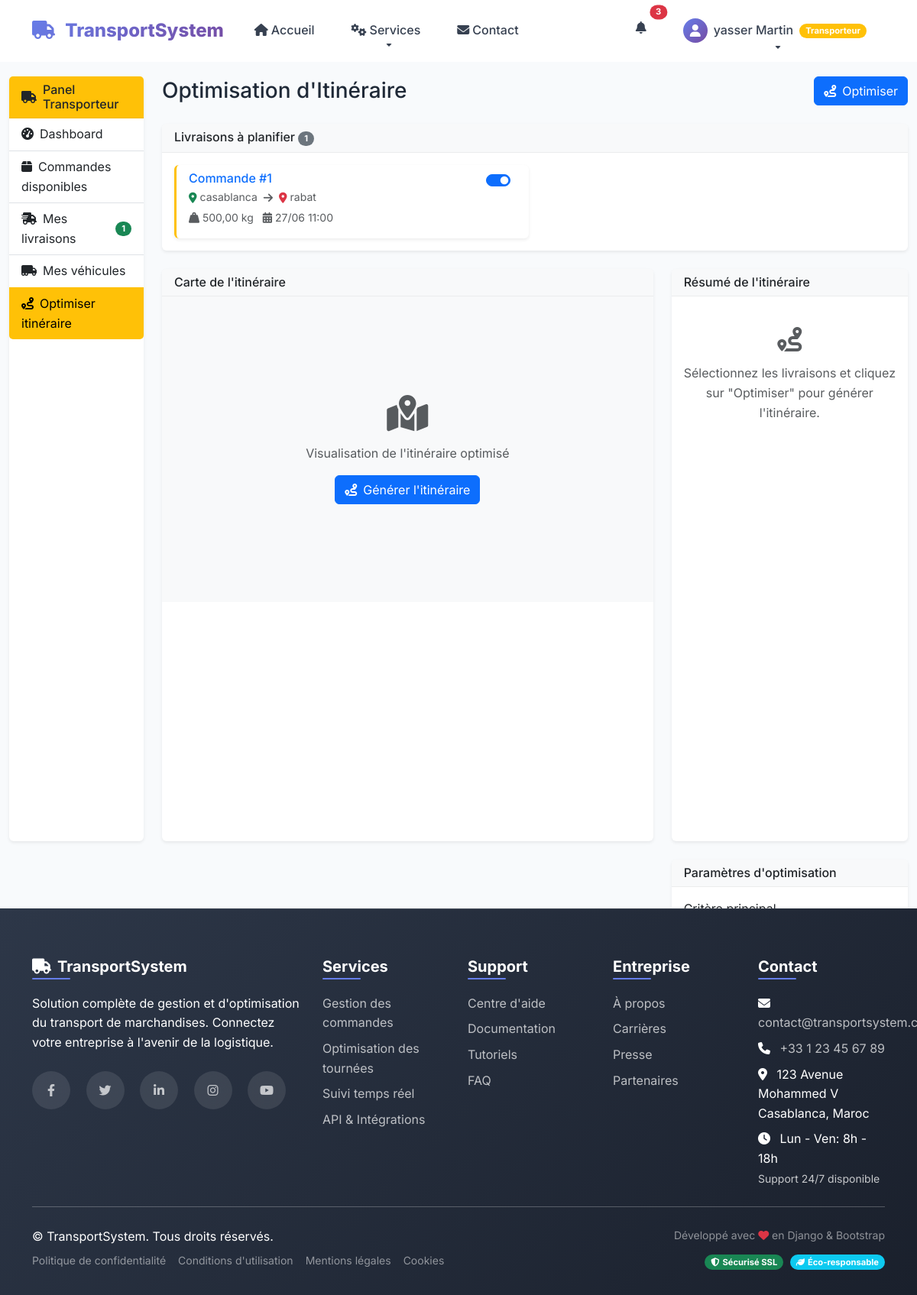
/transporteur/itineraire/ (signed in), run on the app's committed database.
### utilisateurs/models.py (models this page shows, shortened)
class Livraison(models.Model):
    STATUS_CHOICES = [
        ('en_attente', 'En attente'),
        ('en_cours', 'En cours'),
        ('livree', 'Livrée'),
        ('incident', 'Incident'),
    ]
    id = models.AutoField(primary_key=True)
    commande = models.OneToOneField(Commande, on_delete=models.CASCADE, related_name='livraison')
    vehicule = models.ForeignKey(Vehicule, on_delete=models.CASCADE, related_name='livraisons')
    statut = models.CharField(max_length=20, choices=STATUS_CHOICES, default='en_attente')
    position_actuelle = models.CharField(max_length=200, blank=True)
    date_debut = models.DateTimeField(null=True, blank=True)
    date_fin = models.DateTimeField(null=True, blank=True)
    notes_livraison = models.TextField(blank=True)
    class Meta:
        managed = True  # Changé pour permettre la gestion par Django
        db_table = 'livraisons'
        ordering = ['-commande__date_creation']

class Commande(models.Model):
    STATUS_CHOICES = [
        ('en_attente', 'En attente'),
        ('affectee', 'Affectée'),
        ('en_cours', 'En cours'),
        ('livree', 'Livrée'),
        ('annulee', 'Annulée'),
    ]
    id = models.AutoField(primary_key=True)
    client = models.ForeignKey(User, on_delete=models.CASCADE, related_name='commandes_client')
    transporteur = models.ForeignKey(User, on_delete=models.CASCADE, related_name='commandes_transporteur', null=True, blank=True)
    origine = models.CharField(max_length=200)
    destination = models.CharField(max_length=200)
    description_marchandise = models.TextField()
    poids = models.DecimalField(max_digits=10, decimal_places=2)
    date_creation = models.DateTimeField(auto_now_add=True)
    date_livraison_prevue = models.DateTimeField()
    statut = models.CharField(max_length=20, choices=STATUS_CHOICES, default='en_attente')
    prix = models.DecimalField(max_digits=10, decimal_places=2, null=True, blank=True)
    notes = models.TextField(blank=True)
    class Meta:
        managed = True  # Changé pour permettre la gestion par Django
        db_table = 'commandes'
        ordering = ['-date_creation']

### utilisateurs/views.py (the view)
    def _wrapped_view(request, *args, **kwargs):
        if 'user_id' not in request.session or request.session.get('role') != 'transporteur':
            messages.error(request, 'Accès non autorisé.')
            return redirect('login')
        return view_func(request, *args, **kwargs)

### templates/transporteur/transporteur_itineraire.html (shortened to what this page needs)
{% extends 'public/base.html' %}
{% block content %}
<div class="container-fluid py-4">
    <div class="row">
        <div class="col-md-3 col-lg-2 d-flex flex-column">
            <div class="card flex-grow-1">
                <div class="card-header bg-warning text-dark d-flex align-items-center">
                    <i class="fas fa-truck me-2"></i>
                    <h6 class="mb-0">Panel Transporteur</h6>
                </div>
                <div class="list-group list-group-flush flex-grow-1">
                    {% with current_url=request.resolver_match.url_name %}
                        <a href="{% url 'transporteur_dashboard' %}"
                           class="list-group-item list-group-item-action {% if current_url == 'transporteur_dashboard' %}active{% endif %}">
                            <i class="fas fa-tachometer-alt me-2"></i>Dashboard
                        </a>
                        <a href="{% url 'transporteur_commandes' %}"
                           class="list-group-item list-group-item-action d-flex justify-content-between align-items-center {% if current_url == 'transporteur_commandes' %}active{% endif %}">
                            <span><i class="fas fa-box me-2"></i>Commandes disponibles</span>
                        </a>
                        <a href="{% url 'transporteur_livraisons' %}"
                           class="list-group-item list-group-item-action d-flex justify-content-between align-items-center {% if current_url == 'transporteur_livraisons' %}active{% endif %}">
                            <span><i class="fas fa-shipping-fast me-2"></i>Mes livraisons</span>
                            {% if livraisons_actives > 0 %}
                            <span class="badge bg-success rounded-pill">{{ livraisons_actives }}</span>
                            {% endif %}
                        </a>
                        <a href="{% url 'transporteur_vehicules' %}"
                           class="list-group-item list-group-item-action {% if current_url == 'transporteur_vehicules' %}active{% endif %}">
                            <i class="fas fa-truck-moving me-2"></i>Mes véhicules
                        </a>
                        <a href="{% url 'transporteur_itineraire' %}"
                           class="list-group-item list-group-item-action {% if current_url == 'transporteur_itineraire' %}active{% endif %}">
                            <i class="fas fa-route me-2"></i>Optimiser itinéraire
                        </a>
                    {% endwith %}
                </div>
            </div>
        </div>
        <main class="col-md-9 col-lg-10">
            <header class="d-flex justify-content-between align-items-center mb-4">
                <h1 class="h3 mb-0">Optimisation d'Itinéraire</h1>
                <button class="btn btn-primary" id="optimize-btn">
                    <i class="fas fa-route me-2"></i>Optimiser
                </button>
            </header>
            {% if livraisons_en_cours %}
            <section class="mb-4">
                <div class="card">
                    <div class="card-header bg-light">
                        <h6 class="mb-0">Livraisons à planifier <span class="badge bg-secondary">{{ livraisons_en_cours.count }}</span></h6>
                    </div>
                    <div class="card-body">
                        <div class="row g-3" id="deliveries-container">
                            {% for livraison in livraisons_en_cours %}
                            <div class="col-md-6">
                                <div class="card h-100 border-start border-warning border-3">
                                    <div class="card-body py-2 d-flex flex-column">
                                        <div class="d-flex justify-content-between align-items-start mb-2">
                                            <div class="flex-grow-1">
                                                <h6 class="mb-1 text-primary">Commande #{{ livraison.commande.id }}</h6>
                                                <div class="d-flex align-items-center text-muted small mb-1">
                                                    <i class="fas fa-map-marker-alt text-success me-1"></i>
                                                    <span>{{ livraison.commande.origine }}</span>
                                                    <i class="fas fa-arrow-right mx-2 text-muted"></i>
                                                    <i class="fas fa-map-marker-alt text-danger me-1"></i>
                                                    <span>{{ livraison.commande.destination }}</span>
                                                </div>
                                                <div class="text-muted small">
                                                    <span class="me-2"><i class="fas fa-weight-hanging"></i> {{ livraison.commande.poids }} kg</span>
                                                    <span><i class="fas fa-calendar-alt"></i> {{ livraison.commande.date_livraison_prevue|date:"d/m H:i" }}</span>
                                                </div>
                                            </div>
                                            <div class="form-check form-switch ms-3">
                                                <input class="form-check-input" type="checkbox" role="switch"
                                                       id="livraison{{ livraison.id }}" value="{{ livraison.id }}" checked>
                                            </div>
                                        </div>
                                    </div>
                                </div>
                            </div>
                            {% endfor %}
                        </div>
                    </div>
                </div>
            </section>
            <section class="row g-4">
                <div class="col-lg-8">
                    <div class="card h-100">
                        <div class="card-header bg-light">
                            <h6 class="mb-0">Carte de l'itinéraire</h6>
                        </div>
                        <div class="card-body p-0">
                            <div id="map-container" class="position-relative" style="height: 400px;">
                                <div id="map" class="h-100 w-100"></div>
                                <div id="map-placeholder" class="position-absolute top-0 start-0 w-100 h-100 d-flex flex-column justify-content-center align-items-center bg-light">
                                    <i class="fas fa-map-marked-alt fa-3x text-muted mb-3"></i>
                                    <p class="text-muted mb-3">Visualisation de l'itinéraire optimisé</p>
                                    <button class="btn btn-primary" id="generate-route-btn">
                                        <i class="fas fa-route me-2"></i>Générer l'itinéraire
                                    </button>
                                </div>
                            </div>
                        </div>
                    </div>
                </div>
                <div class="col-lg-4">
                    <div class="card h-100">
                        <div class="card-header bg-light">
                            <h6 class="mb-0">Résumé de l'itinéraire</h6>
                        </div>
                        <div class="card-body">
                            <div id="no-route" class="text-center py-4">
                                <i class="fas fa-route fa-2x text-muted mb-3"></i>
                                <p class="text-muted">Sélectionnez les livraisons et cliquez sur "Optimiser" pour générer l'itinéraire.</p>
                            </div>
                        </div>
                    </div>
                    <div class="card mt-4">
                        <div class="card-header bg-light">
                            <h6 class="mb-0">Paramètres d'optimisation</h6>
                        </div>
                        <div class="card-body">
                            <form id="optimization-settings">
                                <div class="mb-3">
                                    <label for="optimization-priority" class="form-label">Critère principal</label>
                                    <select class="form-select" id="optimization-priority">
                                        <option value="distance">Distance minimale</option>
                                    </select>
                                </div>
                                <div class="mb-3">
                                    <label for="average-speed" class="form-label">Vitesse moyenne (km/h)</label>
                                    <input type="range" class="form-range" id="average-speed-range" min="30" max="120" value="60">
                                    <div class="d-flex justify-content-between">
                                        <input type="number" class="form-control form-control-sm w-25" id="average-speed" value="60" min="30" max="120">
                                        <small class="text-muted align-self-center">30-120 km/h</small>
                                    </div>
                                </div>
                                <div class="mb-3">
                                    <label for="fuel-consumption" class="form-label">Consommation (L/100km)</label>
                                    <input type="range" class="form-range" id="fuel-consumption-range" min="5" max="20" step="0.5" value="8">
                                    <div class="d-flex justify-content-between">
                                        <input type="number" class="form-control form-control-sm w-25" id="fuel-consumption" value="8" step="0.1" min="5" max="20">
                                        <small class="text-muted align-self-center">5-20 L/100km</small>
                                    </div>
                                </div>
                                <div class="mb-3">
                                    <label for="fuel-price" class="form-label">Prix carburant (€/L)</label>
                                    <div class="input-group">
                                        <input type="number" class="form-control" id="fuel-price" value="1.45" step="0.01" min="1" max="3">
                                        <span class="input-group-text">€/L</span>
                                    </div>
                                </div>
                            </form>
                        </div>
                    </div>
                </div>
            </section>
            {% endif %}
        </main>
    </div>
</div>
{% endblock %}

### data on the page
Livraison: commande.id "1", commande.origine "casablanca", commande.destination "rabat", commande.poids "500,00", commande.date_livraison_prevue "27/06 11:00"

### other printed values
{{ request.session.first_name }} "yasser"
{{ request.session.last_name }} "Martin"
{{ request.session.role|capfirst }} "Transporteur"
{{ livraisons_actives }} "1"
{{ livraisons_en_cours.count }} "1"
